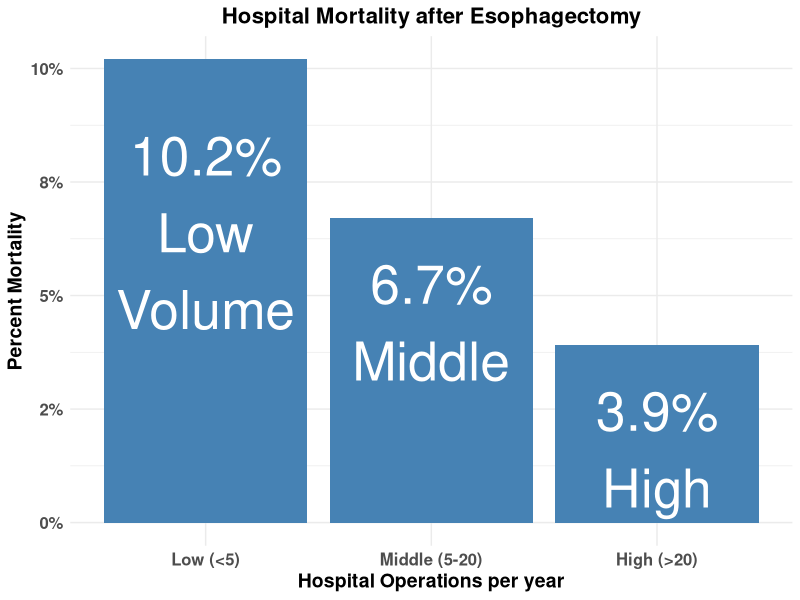
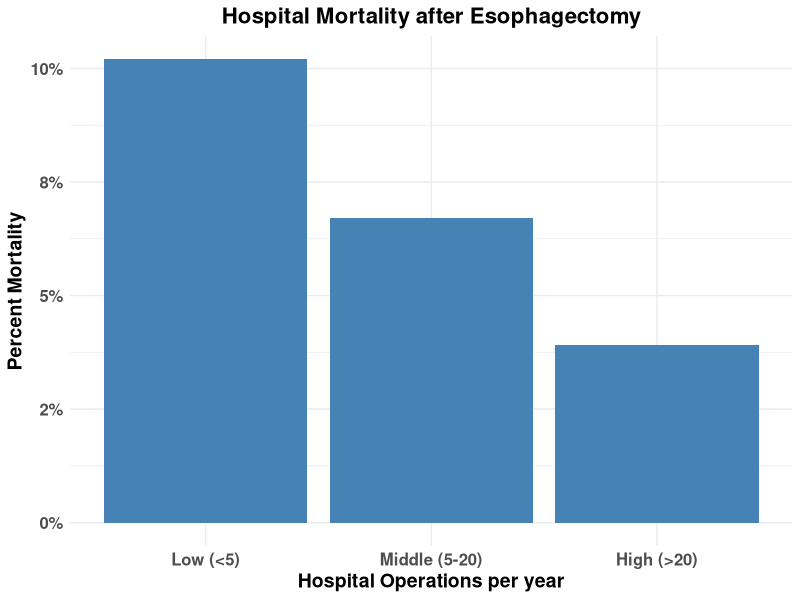
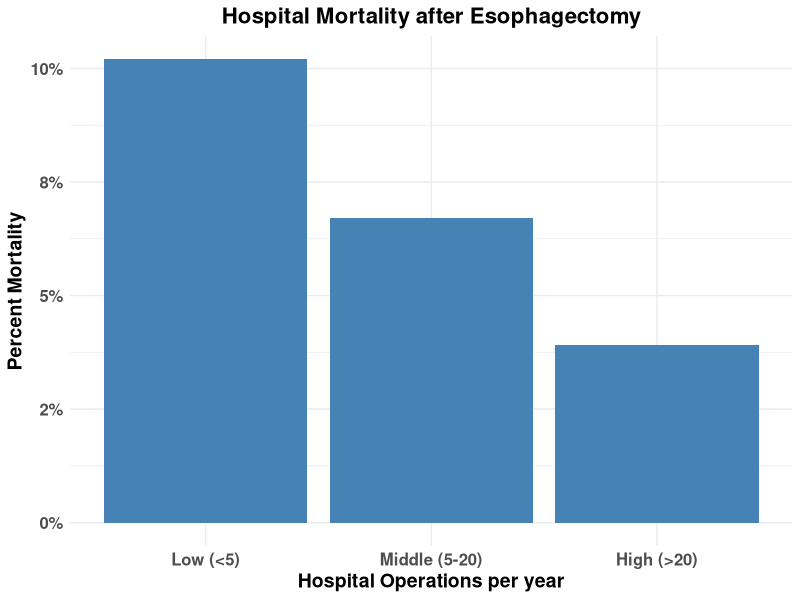

The R source for these figures, in order:
## ---- chunk 1
library(ggplot2)
df<-data.frame(mortality=c(.102,.067,.039),strength=c("Low (<5)","Middle (5-20)","High (>20)"),mortality_labels =c("10.2%\nLow\nVolume","6.7%\nMiddle","3.9%\nHigh"))
strengths=c("Low (<5)","Middle (5-20)","High (>20)")
p<-ggplot(data=df, aes(x=strength,y=mortality))+
  geom_bar(stat="identity", fill="steelblue")+scale_x_discrete(limits=strengths)+scale_y_continuous(labels = scales::percent_format(accuracy=1)) +
        geom_text(aes(label=mortality_labels),vjust=1.4, color="white",size=13.5)+
  theme_minimal()+
  theme( axis.text=element_text(size=12,face="bold"),axis.title=element_text(size=14, face="bold"),plot.title = element_text(hjust=0.5,face="bold",size=16)) +
  ggtitle("Hospital Mortality after Esophagectomy") +
  labs(y="Percent Mortality",x="Hospital Operations per year")
p

## ---- chunk 2
library(ggplot2)
df<-data.frame(mortality=c(.102,.067,.039),strength=c("Low (<5)","Middle (5-20)","High (>20)"))
strengths=c("Low (<5)","Middle (5-20)","High (>20)")
p<-ggplot(data=df, aes(x=strength,y=mortality))+
  geom_bar(stat="identity", fill="steelblue")+scale_x_discrete(limits=strengths)+scale_y_continuous(labels = scales::percent_format(accuracy=1)) +theme_minimal() + theme( axis.text=element_text(size=12,face="bold"),axis.title=element_text(size=14, face="bold"),plot.title = element_text(hjust=0.5,face="bold",size=16)) +
  ggtitle("Hospital Mortality after Esophagectomy") +
  labs(y="Percent Mortality",x="Hospital Operations per year")
p
ggsave("hosp_mort.png",device="png",path="images/")
